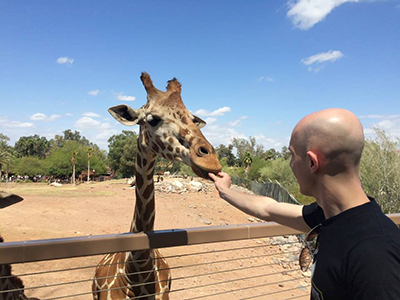
#> input picture OCV_Brock/1.0 Random Practice/giraffe.png, 400 x 300 px
$ python translate.py
#> lines starting #> are read from the running program, lines starting #| are printed output that depends on the picture
import cv2
import argparse as ag
import imutils
import numpy as np

# [6 lines of commented-out code are left out]
img = cv2.imread("./giraffe.png")
#> img is the input picture: shape (300, 400, 3); mean B, G, R 150.5, 143.8, 139.8
cv2.imshow('Loaded Image', img)
cv2.waitKey(0)

# create a translation matrix
Mt = np.float32(
    [
        [1, 0, 25],
        [0, 1, 50]
    ]
)

translated = cv2.warpAffine(img, Mt, (img.shape[1], img.shape[0]))
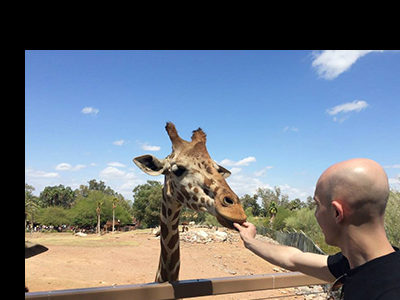
#> translated: shape (300, 400, 3); mean B, G, R 126.8, 117, 109.4
cv2.imshow('Translated', translated)
cv2.waitKey(0)

$ run again, with OCV_Brock/1.0 Random Practice/florida_trip.png copied over OCV_Brock/1.0 Random Practice/giraffe.png
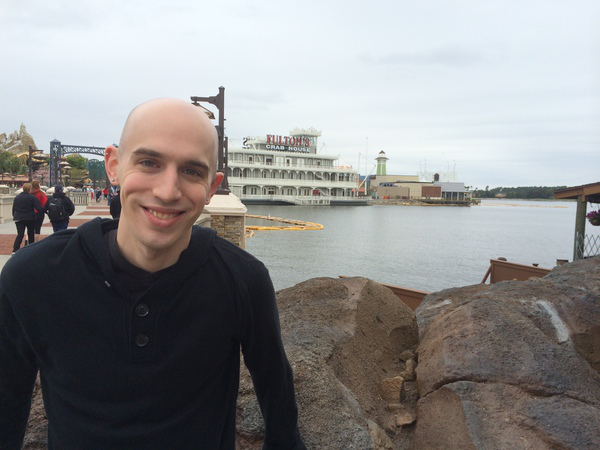
#> input picture OCV_Brock/1.0 Random Practice/florida_trip.png, 600 x 450 px
#> img is the input picture: shape (450, 600, 3); mean B, G, R 139.9, 140.1, 141
#> `translated = cv2.warpAffine(img, Mt, (img.shape[1], img.shape[0]))`:
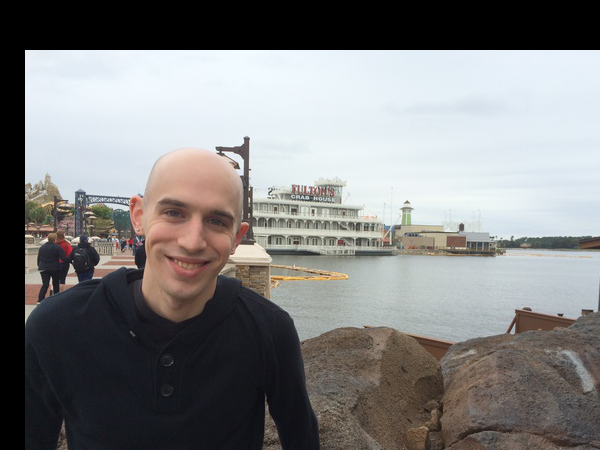
#> translated: shape (450, 600, 3); mean B, G, R 127.8, 128, 128.4
